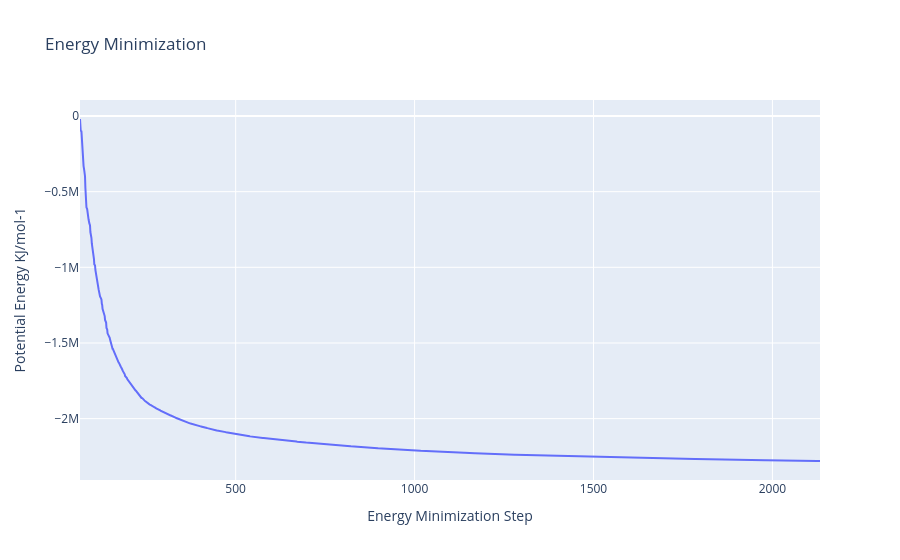

Here is the notebook cell this chart was saved with:
### Code cell
# GMXEnergy: Getting system energy by time  
from biobb_analysis.gromacs.gmx_energy import gmx_energy

# Create prop dict and inputs/outputs
AWH_output_min_ene_xvg = AWH_dir / f'{ref}_min_ene.xvg'
prop = {
    'terms':  ["Potential"],
    'binary_path' : binary_path
}

# Create and launch bb
gmx_energy(input_energy_path=AWH_output_min_edr, 
          output_xvg_path=AWH_output_min_ene_xvg, 
          properties=prop
)


#Read data from file and filter energy values higher than 1000 Kj/mol^-1
with open(AWH_output_min_ene_xvg,'r') as energy_file:
    x,y = map(
        list,
        zip(*[
            (float(line.split()[0]),float(line.split()[1]))
            for line in energy_file 
            if not line.startswith(("#","@")) 
            if float(line.split()[1]) < 1000 
        ])
    )

plotly.offline.init_notebook_mode(connected=True)

fig = {
    "data": [go.Scatter(x=x, y=y)],
    "layout": go.Layout(title="Energy Minimization",
                        xaxis=dict(title = "Energy Minimization Step"),
                        yaxis=dict(title = "Potential Energy KJ/mol-1")
                       )
}

plotly.offline.iplot(fig)

### Figure 1 — Plotly figure (JSON) as saved in the notebook; plotly's stock layout.template omitted (floating-point values rounded to 4 significant figures; data arrays with more than 128 entries replaced by an {"elided": "..."} marker saying what was removed)
{"data": [{"type": "scatter", "x": {"elided": "1636 int values"}, "y": {"elided": "1636 float values"}}], "layout": {"title": {"text": "Energy Minimization"}, "xaxis": {"title": {"text": "Energy Minimization Step"}}, "yaxis": {"title": {"text": "Potential Energy KJ/mol-1"}}}}
